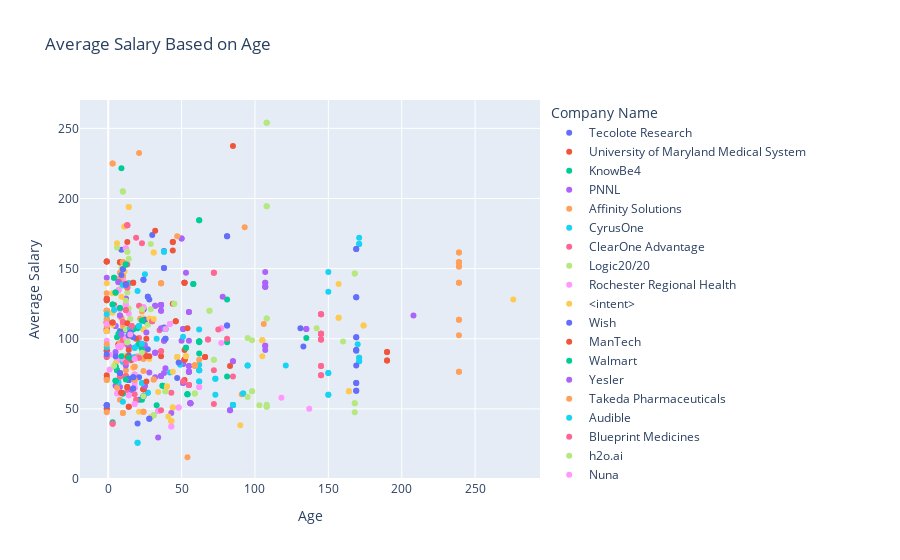

The notebook cell this image was saved under:
### Code cell
px.scatter(df, x="Age", y="Average Salary", color="Company Text",labels={'Company Text':'Company Name'}, title='Average Salary Based on Age')
